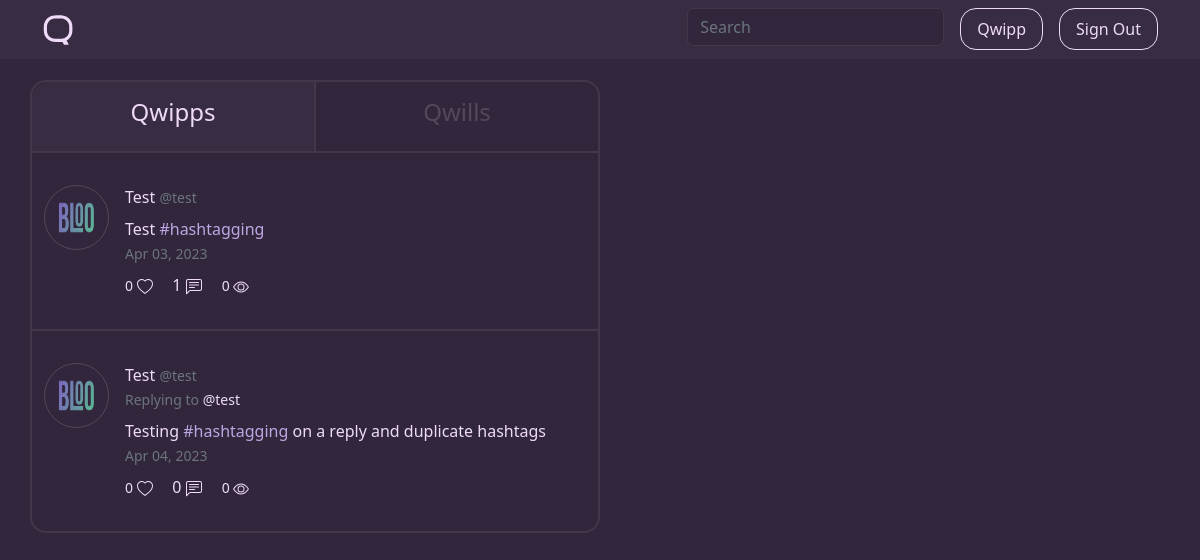
Page /h/hashtagging (signed in) on the committed database.
### qwippit/models.py (models this page shows, shortened)
class Qwipp(db.Model):
    id = db.Column(db.Integer, primary_key=True)
    date_posted = db.Column(db.DateTime, nullable=False, default=datetime.utcnow)
    date_edited = db.Column(db.DateTime)
    content = db.Column(db.Text(256), nullable=False)
    views = db.Column(db.Integer, nullable=False, default=0)
    likes = db.Column(db.Integer, nullable=False, default=0)
    is_reply = db.Column(db.Boolean(), nullable=False, default=False)
    qwill_reply_id = db.Column(db.Integer, db.ForeignKey('qwill.id'))
    qwipp_reply_id = db.Column(db.Integer, db.ForeignKey('qwipp.id'))
    user_id = db.Column(db.Integer, db.ForeignKey('user.id'), nullable=False)
    replies = db.relationship('Qwipp', backref=db.backref('qwipp_replied_to', remote_side=[id]))
    hashtags = db.Column(db.Integer, db.ForeignKey('hashtag.id'))

class User(db.Model, UserMixin):
    id = db.Column(db.Integer, primary_key=True)
    username = db.Column(db.String(16), unique=True, nullable=False)
    displayname = db.Column(db.String(20), nullable=False)
    email = db.Column(db.String(120), unique=True, nullable=False)
    bio = db.Column(db.String(256))
    image_file = db.Column(db.String(20), nullable=False, default='default.png')
    banner_file = db.Column(db.String(20), nullable=False, default='default.png')
    password = db.Column(db.String(60), nullable=False)
    emailverified = db.Column(db.Boolean(), nullable=False, default=False)
    following = db.relationship('User',
                                secondary=followers,
                                primaryjoin=(followers.c.follower_id == id),
                                secondaryjoin=(followers.c.followed_id == id),
                                backref=db.backref('followers', lazy='dynamic'),
                                lazy='dynamic')
    viewed_qwipps = db.relationship('Qwipp', secondary='qwippViews', backref='hasViewed')
    viewed_qwills = db.relationship('Qwill', secondary='qwillViews', backref='hasViewed')
    liked_qwipps = db.relationship('Qwipp', secondary='qwippLikes', backref='hasLiked')
    liked_qwills = db.relationship('Qwill', secondary='qwillLikes', backref='hasLiked')
    qwipps = db.relationship('Qwipp', backref='author', lazy=True)
    qwills = db.relationship('Qwill', backref='author', lazy=True)
    like_notifications = db.Column(db.Boolean(), nullable=False, default=True)
    follow_notifications = db.Column(db.Boolean(), nullable=False, default=True)
    reply_notifications = db.Column(db.Boolean(), nullable=False, default=True)

### qwippit/main/routes.py (the view)
@main.route("/h/<string:hashtag>")
def hashtagPosts(hashtag):
    qwipps = getHashtagQwipps(hashtag)
    qwills = getHashtagQwills(hashtag)
    return render_template('main/hashtag.html', title="#" + hashtag, qwipps=qwipps, qwills=qwills, hashtag=hashtag)

### qwippit/main/routes.py (called while the page is built)
def getHashtagQwipps(hashtag):
    qwipps = Qwipp.query.filter(Qwipp.content.contains("#" + hashtag)).all()
    return qwipps

def getHashtagQwills(hashtag):
    qwills = Qwill.query.filter(Qwill.content.contains("#" + hashtag)).all()
    return qwills

### qwippit/models.py (called while the page is built)
@login_manager.user_loader
def load_user(user_id):
    return User.query.get(int(user_id))

### run.py (called while the page is built)
@app.template_filter()
def number_format(num):
    magnitude = 0
    while num >= 1000:
        num = float('{:.3g}'.format(num))
        magnitude += 1
        num /= 1000.0
    formatted_num = '{:,.1f}'.format(num) if 1000 <= num < 10000 else '{:f}'.format(num)
    return '{}{}'.format(formatted_num.rstrip('0').rstrip('.'), ['', 'K', 'M', 'B', 'T'][magnitude])

### qwippit/templates/main/hashtag.html (shortened to what this page needs)
{% extends "main/layout.html" %}
{% block content %}
    <div class="qwipp-qwill">
        <div class="row center-content-top">
            <div class="col feed-option feedoption feed-qwipp active" id="defaultOpen" onclick="QwippQwill(event, 'qwipp')">
                <h4>Qwipps</h4>
            </div>
            <div class="col feed-option feedoption feed-qwill" onclick="QwippQwill(event, 'qwill')">
                <h4>Qwills</h4>
            </div>
        </div>
        <div id="qwipp" class="feed">
            {% if qwipps |length != 0 %}
                {% for qwipp in qwipps %}
                    <article onclick="location.href='{{ url_for('users.qwipp', username=qwipp.author.username, qwipp_id=qwipp.id) }}'" class="row content-section">
                        <div class="d-flex media">
                            <img class="me-3 rounded-circle border border-highlight" width="65px" height="65px" src="{{ url_for('static', filename='profile_pics/' + qwipp.author.image_file) }}">
                            <div class="media-body">
                                {% if qwipp.is_reply %}
                                    <div class="article-metadata">
                                {% else %}
                                    <div class="article-metadata mb-2">
                                {% endif %}
                                    <a class="author-link mr-2" href="{{ url_for('users.profile', username=qwipp.author.username) }}">{{ qwipp.author.displayname }}</a>
                                    <small class="text-muted">@{{ qwipp.author.username }}</small>
                                </div>
                                {% if qwipp.is_reply %}
                                    {% if qwipp.qwipp_reply_id %}
                                        <div class="mb-2">
                                            <small class="text-muted">Replying to <a href="{{ url_for('users.qwipp', username=qwipp.qwipp_replied_to.author.username, qwipp_id=qwipp.qwipp_replied_to.id) }}" class="main-font">@{{ qwipp.qwipp_replied_to.author.username }}</a></small>
                                        </div>
                                    {% else %}
                                        <div class="mb-2">
                                            <small class="text-muted">Replying to <a href="{{ url_for('users.qwill', username=qwipp.qwill_reply.author.username, qwill_id=qwipp.qwill_reply.id) }}" class="main-font">@{{ qwipp.qwill_reply.author.username }}</a></small>
                                        </div>
                                    {% endif %}
                                {% endif %}
                                <div class="content">
                                    <p>
                                        {% for word in qwipp.content.split() %}
                                            {% if word.startswith('#') %}
                                                <a class="reverse-font" href="{{ url_for('main.hashtagPosts', hashtag=word[1:]) }}">{{ word }}</a>
                                            {% else %}
                                                {{ word }}
                                            {% endif %}
                                        {% endfor %}
                                    </p>
                                </div>
                                <small class="date-time text-muted">{{ qwipp.date_posted.strftime('%b %d, %Y') }}</small>
                                <div class="bottom-content mt-2">
                                    {% if qwipp.author.username == current_user.username %}
                                        <small class="main-font-nh">
                                            <span id="likes-qwipp-{{ qwipp.id }}">{{ qwipp.likes }}</span>
                                            <svg xmlns="http://www.w3.org/2000/svg" width="16" height="16" fill="currentColor" class="bi bi-heart-fill" viewBox="0 0 16 16">
                                              <path fill-rule="evenodd" d="M8 1.314C12.438-3.248 23.534 4.735 8 15-7.534 4.736 3.562-3.248 8 1.314z"/>
                                            </svg>
                                        </small>
                                    {% else %}
                                        {% if current_user.is_authenticated %}
                                            {% if qwipp in current_user.liked_qwipps %}
                                                <small class="likes">
                                                    <a onclick="likeQwipp('{{ qwipp.author.username }}', {{ qwipp.id }}); event.stopPropagation();" class="main-font">
                                                        <span id="likes-qwipp-{{ qwipp.id }}">{{ qwipp.likes | number_format }}</span>
                                                        <svg xmlns="http://www.w3.org/2000/svg" width="16" height="16" fill="currentColor" id="heart-qwipp-{{ qwipp.id }}" class="bi bi-heart-fill" viewBox="0 0 16 16">
                                                          <path fill-rule="evenodd" d="M8 1.314C12.438-3.248 23.534 4.735 8 15-7.534 4.736 3.562-3.248 8 1.314z"/>
                                                        </svg>
                                                    </a>
                                                </small>
                                            {% else %}
                                                <small class="likes">
                                                    <a onclick="likeQwipp('{{ qwipp.author.username }}', {{ qwipp.id }}); event.stopPropagation();" class="main-font">
                                                        <span id="likes-qwipp-{{ qwipp.id }}">{{ qwipp.likes | number_format }}</span>
                                                        <svg xmlns="http://www.w3.org/2000/svg" width="16" height="16" fill="currentColor" id="heart-qwipp-{{ qwipp.id }}" class="bi bi-heart" viewBox="0 0 16 16">
                                                          <path d="m8 2.748-.717-.737C5.6.281 2.514.878 1.4 3.053c-.523 1.023-.641 2.5.314 4.385.92 1.815 2.834 3.989 6.286 6.357 3.452-2.368 5.365-4.542 6.286-6.357.955-1.886.838-3.362.314-4.385C13.486.878 10.4.28 8.717 2.01L8 2.748zM8 15C-7.333 4.868 3.279-3.04 7.824 1.143c.06.055.119.112.176.171a3.12 3.12 0 0 1 .176-.17C12.72-3.042 23.333 4.867 8 15z"/>
                                                        </svg>
                                                    </a>
                                                </small>
                                            {% endif %}
                                        {% endif %}
                                    {% endif %}
                                    {% if current_user.is_authenticated %}
                                        <a href="{{ url_for('users.reply_qwipp', username=qwipp.author.username, qwipp_id=qwipp.id) }}" class="main-font ms-3">
                                            <span id="replies-qwipp-{{ qwipp.id }}">{{ qwipp.replies | length | number_format }}</span>
                                        </a>
                                    {% endif %}
                                    <small class="main-font-nh views ms-3">
                                        <span>{{ qwipp.views | number_format }}</span>
                                    </small>
                                </div>
                            </div>
                        </div>
                    </article>
                {% endfor %}
            {% endif %}
        </div>
    </div>
{% endblock content %}

### qwippit/static/main.css (style rules this page uses)
body { background: #31263B; color: #EFDBF9; margin-top: 5rem; overflow-x: hidden; }
.rounded-circle { background-color: #31263B; }
p { margin-bottom: 0; }
a { text-decoration: none; }
.reverse-font { color: #BEA7E5; transition: color 0.25s ease; }
.main-font { color: #EFDBF9; transition: color 0.25s ease; }
.main-font-nh { color: #EFDBF9; }
.center-content-top { text-align: center; border-top-right-radius: 1rem; border-top-left-radius: 1rem; border-bottom: 0.15rem solid; border-color: #43374C; }
.feed-option { color: #54485D; cursor: pointer; padding: 1rem; background-color: #31263B; transition: background-color 0.25s ease, color 0.25s ease; }
.feed-option.active { background-color: #372C41; color: #EFDBF9; }
.feed-qwill { border-top-right-radius: 1rem; border-left: 0.15rem solid; border-color: #43374C; }
.feed-qwipp { border-top-left-radius: 1rem; }
.author-link { text-decoration: none; color: #EFDBF9; transition: 0.25s ease color; }
.content-section { cursor: pointer; padding-top: 2rem; padding-bottom: 2rem; border-bottom: 0.15rem solid; border-color: #43374C; background-color: #31263B; transition: background-color 0.25s ease; }
.content-section:last-child { border-bottom: none; border-bottom-right-radius: 1rem; border-bottom-left-radius: 1rem; }
.border-highlight { --bs-border-color: #54485D; }
.likes { cursor: pointer; }
.comments { cursor: pointer; }

### rows in the picture
Qwipp: image_file (picture), author.displayname "Test", author.username "test", split "Test", split "#hashtagging", date_posted "Apr 03, 2023", likes|number_format "0", replies|length "1", views|number_format "0"
Qwipp: image_file (picture), author.displayname "Test", author.username "test", qwipp_replied_to.author.username "test", split "Testing" "on" "a" "reply" "and" "duplicate" "hashtags", split "#hashtagging", date_posted "Apr 04, 2023", likes|number_format "0", replies|length "0", views|number_format "0"
